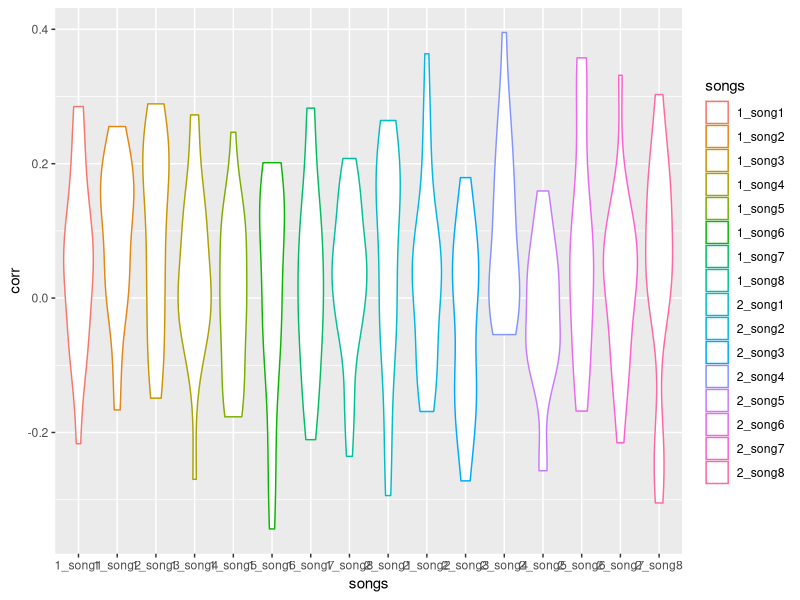
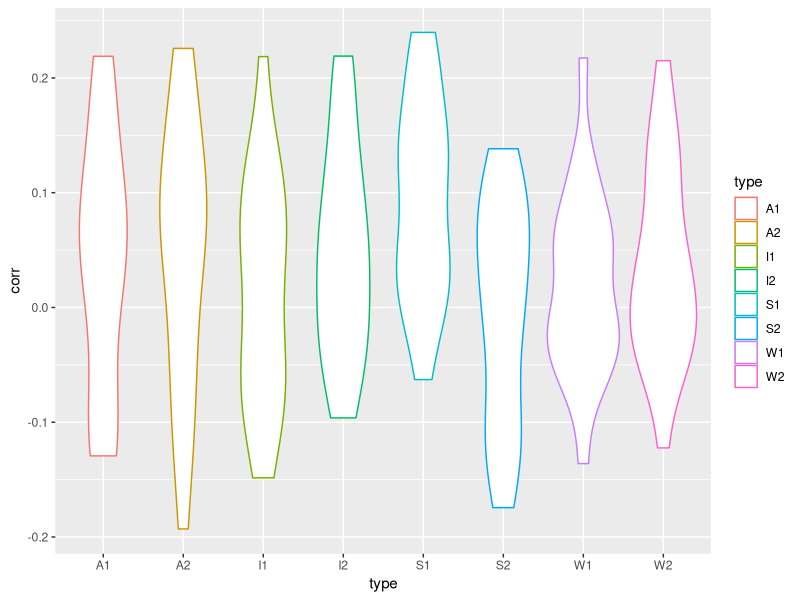
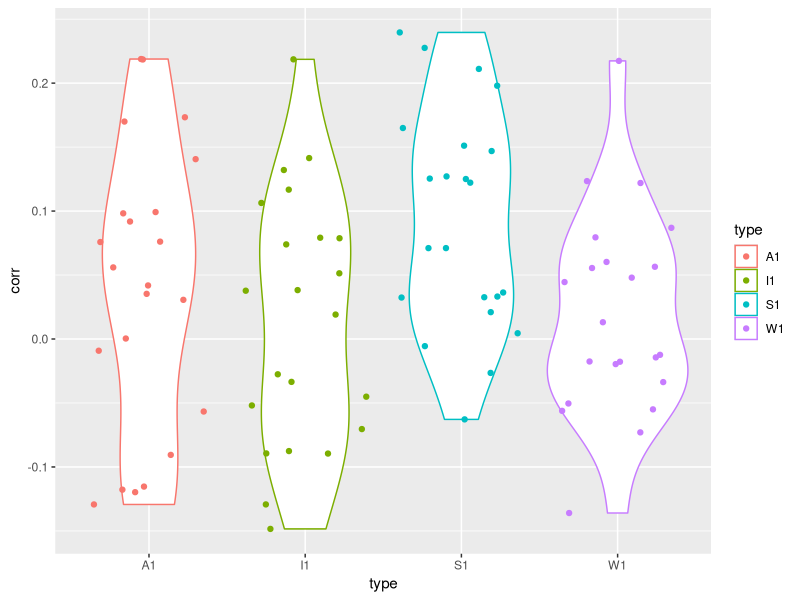
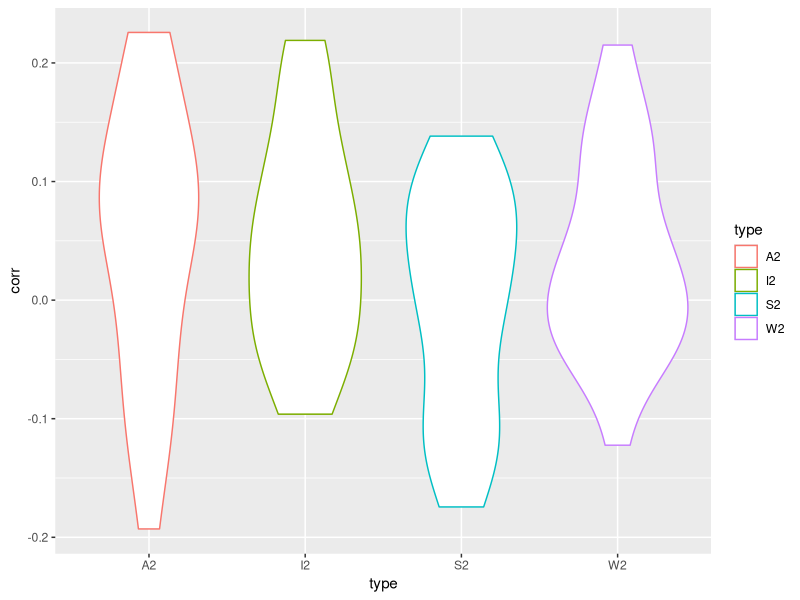
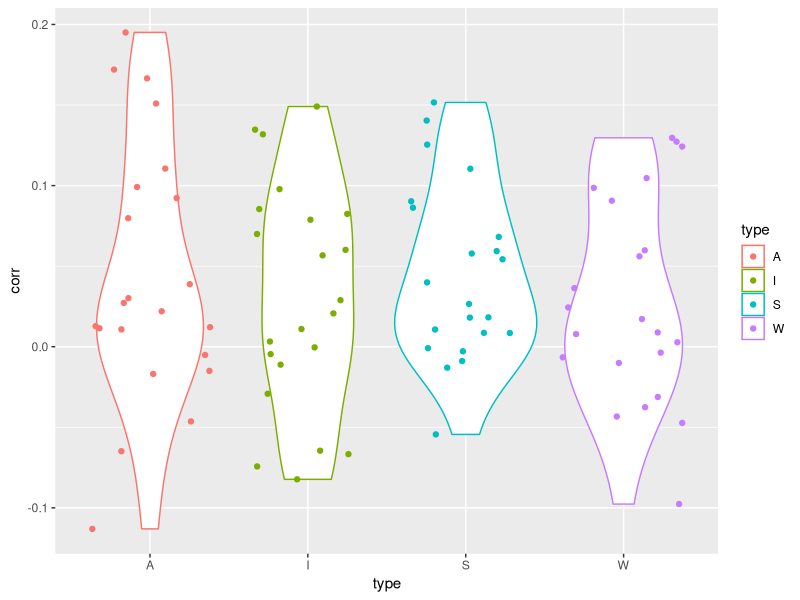
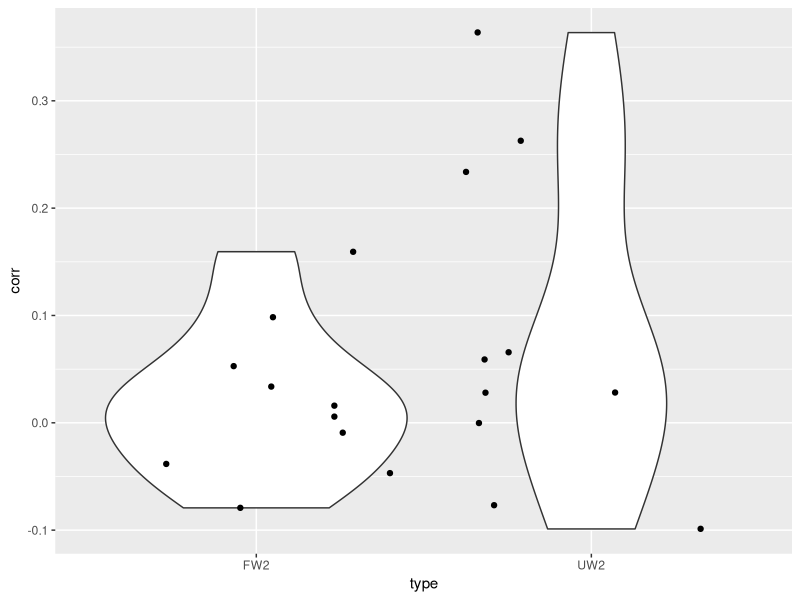

Recreate these plots in R, in order.
library(tidyverse)
library(ggplot2)

data<-readr::read_csv('FP.csv') #load data
data<-select(data, -ID) #remove ID variable
synchrony<-data %>% gather(songs, corr) #rearrange data
ggplot(synchrony) +
  aes(x=songs,y=corr, color=songs) +
  #geom_bar(stat="identity")
  #geom_jitter(alpha = 0.25)
  geom_violin()

A1<-select(data, "1_song1","1_song8") #ses 1 acapella data together
A1<-rowMeans(A1)
I1<-select(data, "1_song6","1_song7") #ses 1 instrumental data together
I1<-rowMeans(I1)
S1<-select(data, "1_song2","1_song3") #ses 1 spoken data together
S1<-rowMeans(S1)
W1<-select(data, "1_song4",'1_song5') #ses 1 whole data together
W1<-rowMeans(W1)
meansync1<-data.frame(A1,I1,S1,W1)
meansync1<-meansync1 %>% gather(type, corr) #rearrange data

A2<-select(data, "2_song1","2_song8") #ses 2 acapella data together
A2<-rowMeans(A2)
I2<-select(data, "2_song6","2_song7") #ses 2 instrumental data together
I2<-rowMeans(I2)
S2<-select(data, "2_song2","2_song3") #ses 2 spoken data together
S2<-rowMeans(S2)
W2<-select(data, "2_song4","2_song5") #ses 2 whole data together
W2<-rowMeans(W2)
meansync2<-data.frame(A2,I2,S2,W2)
meansync2<-meansync2 %>% gather(type, corr) #rearrange data

meansync<-data.frame(A1,I1,S1,W1,A2,I2,S2,W2)
meansync<-meansync %>% gather(type, corr) #rearrange data

A<-select(data, "1_song1","1_song8","2_song1","2_song8") #acapella data together
A<-rowMeans(A)
I<-select(data, "1_song6","1_song7","2_song6","2_song7") #instrumental data together
I<-rowMeans(I)
S<-select(data, "1_song2","1_song3","2_song2","2_song3") #spoken data together
S<-rowMeans(S)
W<-select(data, "1_song4","1_song5","2_song4","2_song5") #whole data together
W<-rowMeans(W)
meansyncALL<-data.frame(A,I,S,W) 
meansyncALL<-meansyncALL %>% gather(type, corr) #rearrange data

ggplot(meansync) +
  aes(x=type,y=corr, color=type) +
  #geom_bar(stat="identity")
  #geom_jitter(alpha = 0.25)
  geom_violin()

ggplot(meansync1) +
  aes(x=type,y=corr, color=type) +
  #geom_bar(stat="identity")
  geom_violin() +
  geom_jitter() 

ggplot(meansync2) +
  aes(x=type,y=corr, color=type) +
  #geom_bar(stat="identity")
  #geom_jitter(alpha = 0.25)
  geom_violin()

ggplot(meansyncALL) +
  aes(x=type,y=corr, color=type) +
  #geom_bar(stat="identity")
  geom_violin()+
  geom_jitter()

t.test(A1,A2) # not sig
t.test(I1,I2) # not sig
t.test(S1,S2) # t=3.4731, p=0.001216
t.test(W1,W2) # not sig

fit<-aov(corr~type,data=meansync1) #sig effect of type in first session
summary(fit)

fit<-aov(corr~type,data=meansync2) #p=0.05 in second session
summary(fit)

fit<-aov(corr~type,data=meansyncALL) #sig effect of type when averaged across both sessions
summary(fit)

t.test(A,I)
t.test(A,S)
t.test(A,W)
t.test(I,S)
t.test(I,W)
t.test(S,W)

t.test(A1,I1)
t.test(A1,S1)
t.test(A1,W1)
t.test(I1,S1)
t.test(I1,W1)
t.test(S1,W1)

##################### UNFAMILIAR VS FAMILIAR#####################
##########GROUP A ##########
data<-readr::read_csv('FP.csv') #load data
GA<-list("P101","P103","P105","P107","P111","P113","P115","P117","P119","P123","P125")
GroupA<-data[data$ID %in% GA, ]

FA1<-select(GroupA, "1_song8") #ses 1 acapella data together
FA1<-rowMeans(FA1)
FI1<-select(GroupA, '1_song7') #ses 1 instrumental data together
FI1<-rowMeans(FI1)
FS1<-select(GroupA, "1_song2") #ses 1 spoken data together
FS1<-rowMeans(FS1)
FW1<-select(GroupA, "1_song4") #ses 1 whole data together
FW1<-rowMeans(FW1)
Fmeansync1<-data.frame(FA1,FI1,FS1,FW1)
Fmeansync1<-meansync1 %>% gather(type, corr) #rearrange data

FA2<-select(GroupA, "2_song8") #ses 2 acapella data together
FA2<-rowMeans(FA2)
FI2<-select(GroupA, '2_song7') #ses 2 instrumental data together
FI2<-rowMeans(FI2)
FS2<-select(GroupA, "2_song2") #ses 2 spoken data together
FS2<-rowMeans(FS2)
FW2<-select(GroupA, "2_song4") #ses 2 whole data together
FW2<-rowMeans(FW2)
Fmeansync2<-data.frame(FA2,FI2,FS2,FW2)
Fmeansync2<-meansync2 %>% gather(type, corr) #rearrange data

Fmeansync<-data.frame(FA1,FI1,FS1,FW1,FA2,FI2,FS2,FW2) 
Fmeansync<-Fmeansync %>% gather(type, corr) #rearrange data

UA1<-select(GroupA, "1_song1") #ses 1 acapella data together
UA1<-rowMeans(UA1)
UI1<-select(GroupA, '1_song6') #ses 1 instrumental data together
UI1<-rowMeans(UI1)
US1<-select(GroupA, "1_song3") #ses 1 spoken data together
US1<-rowMeans(US1)
UW1<-select(GroupA, "1_song5") #ses 1 whole data together
UW1<-rowMeans(UW1)
Umeansync1<-data.frame(UA1,UI1,US1,UW1)
Umeansync1<-meansync1 %>% gather(type, corr) #rearrange data

UA2<-select(GroupA, "2_song1") #ses 2 acapella data together
UA2<-rowMeans(UA2)
UI2<-select(GroupA, '2_song6') #ses 2 instrumental data together
UI2<-rowMeans(UI2)
US2<-select(GroupA, "2_song3") #ses 2 spoken data together
US2<-rowMeans(US2)
UW2<-select(GroupA, "2_song5") #ses 2 whole data together
UW2<-rowMeans(UW2)
Umeansync2<-data.frame(UA2,UI2,US2,UW2)
Umeansync2<-meansync2 %>% gather(type, corr) #rearrange data

Fmeansync<-data.frame(FA1,FI1,FS1,FW1,FA2,FI2,FS2,FW2) 
Fmeansync<-Fmeansync %>% gather(type, corr) #rearrange data
Umeansync<-data.frame(UA1,UI1,US1,UW1,UA2,UI2,US2,UW2) 
Umeansync<-Umeansync %>% gather(type, corr) #rearrange data

t.test(FA2,UA2) # not sig
t.test(FI2,UI2) # not sig
t.test(FS2,US2) # not sig
t.test(FW2,UW2) # t=3.1851, p=0.004953

########## GROUP B ##########
data<-readr::read_csv('FP.csv') #load data
GB<-list("P102","P104","P106","P108","P112","P114","P116","P118","P120","P122","P124")
GroupB<-data[data$ID %in% GB, ]

FA1<-select(GroupB, "1_song1") #ses 1 acapella data together
FA1<-rowMeans(FA1)
FI1<-select(GroupB, '1_song6') #ses 1 instrumental data together
FI1<-rowMeans(FI1)
FS1<-select(GroupB, "1_song3") #ses 1 spoken data together
FS1<-rowMeans(FS1)
FW1<-select(GroupB, "1_song5") #ses 1 whole data together
FW1<-rowMeans(FW1)
Fmeansync1<-data.frame(FA1,FI1,FS1,FW1)
Fmeansync1<-meansync1 %>% gather(type, corr) #rearrange data

FA2<-select(GroupB, "2_song1") #ses 2 acapella data together
FA2<-rowMeans(FA2)
FI2<-select(GroupB, '2_song6') #ses 2 instrumental data together
FI2<-rowMeans(FI2)
FS2<-select(GroupB, "2_song3") #ses 2 spoken data together
FS2<-rowMeans(FS2)
FW2<-select(GroupB, "2_song5") #ses 2 whole data together
FW2<-rowMeans(FW2)
Fmeansync2<-data.frame(FA2,FI2,FS2,FW2)
Fmeansync2<-meansync2 %>% gather(type, corr) #rearrange data

Fmeansync<-data.frame(FA1,FI1,FS1,FW1,FA2,FI2,FS2,FW2) 
Fmeansync<-Fmeansync %>% gather(type, corr) #rearrange data

UA1<-select(GroupB, "1_song8") #ses 1 acapella data together
UA1<-rowMeans(UA1)
UI1<-select(GroupB, '1_song7') #ses 1 instrumental data together
UI1<-rowMeans(UI1)
US1<-select(GroupB, "1_song4") #ses 1 spoken data together
US1<-rowMeans(US1)
UW1<-select(GroupB, "1_song2") #ses 1 whole data together
UW1<-rowMeans(UW1)
Umeansync1<-data.frame(UA1,UI1,US1,UW1)
Umeansync1<-meansync1 %>% gather(type, corr) #rearrange data

UA2<-select(GroupB, "2_song8") #ses 2 acapella data together
UA2<-rowMeans(UA2)
UI2<-select(GroupB, '2_song7') #ses 2 instrumental data together
UI2<-rowMeans(UI2)
US2<-select(GroupB, "2_song4") #ses 2 spoken data together
US2<-rowMeans(US2)
UW2<-select(GroupB, "2_song2") #ses 2 whole data together
UW2<-rowMeans(UW2)
Umeansync2<-data.frame(UA2,UI2,US2,UW2)
Umeansync2<-meansync2 %>% gather(type, corr) #rearrange data

Fmeansync<-data.frame(FA1,FI1,FS1,FW1,FA2,FI2,FS2,FW2) 
Fmeansync<-Fmeansync %>% gather(type, corr) #rearrange data
Umeansync<-data.frame(UA1,UI1,US1,UW1,UA2,UI2,US2,UW2) 
Umeansync<-Umeansync %>% gather(type, corr) #rearrange data

t.test(FA2,UA2) #
t.test(FI2,UI2) #
t.test(FS2,US2) #
t.test(FW2,UW2) #

whole<-data.frame(FW2, UW2) 
whole<-whole %>% gather(type, corr) #rearrange data
ggplot(whole)+
  aes(x=type,y=corr)+
  geom_violin() +
  geom_jitter()